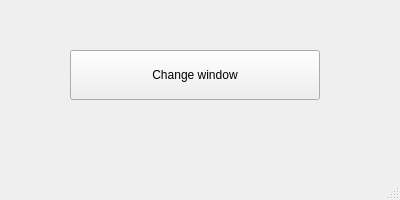
<?xml version="1.0" encoding="UTF-8"?>
<ui version="4.0">
 <class>main_window</class>
 <widget class="QMainWindow" name="main_window">
  <property name="geometry">
   <rect>
    <x>0</x>
    <y>0</y>
    <width>400</width>
    <height>200</height>
   </rect>
  </property>
  <property name="windowTitle">
   <string>Main Window</string>
  </property>
  <widget class="QWidget" name="central_widget">
   <widget class="QPushButton" name="push_button_1">
    <property name="geometry">
     <rect>
      <x>70</x>
      <y>50</y>
      <width>250</width>
      <height>50</height>
     </rect>
    </property>
    <property name="text">
     <string>Change window</string>
    </property>
   </widget>
  </widget>
  <widget class="QMenuBar" name="menu_bar">
   <property name="geometry">
    <rect>
     <x>0</x>
     <y>0</y>
     <width>400</width>
     <height>21</height>
    </rect>
   </property>
  </widget>
  <widget class="QStatusBar" name="status_bar"/>
 </widget>
 <resources/>
 <connections/>
</ui>
